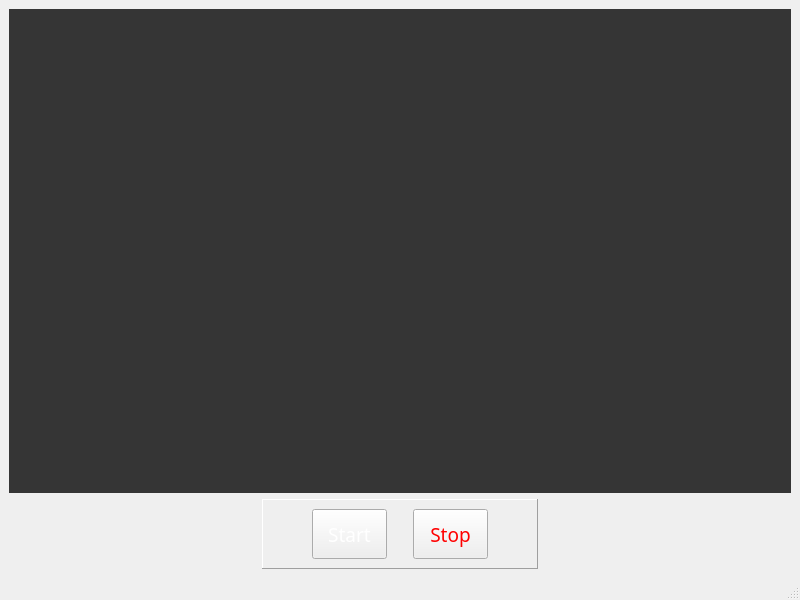
<?xml version="1.0" encoding="UTF-8"?>
<ui version="4.0">
 <class>MainWindow</class>
 <widget class="QMainWindow" name="MainWindow">
  <property name="geometry">
   <rect>
    <x>0</x>
    <y>0</y>
    <width>800</width>
    <height>600</height>
   </rect>
  </property>
  <property name="windowTitle">
   <string>MainWindow</string>
  </property>
  <widget class="QWidget" name="centralwidget">
   <layout class="QVBoxLayout" name="verticalLayout">
    <item>
     <widget class="QWidget" name="mpl_widget" native="true">
      <property name="sizePolicy">
       <sizepolicy hsizetype="Expanding" vsizetype="Expanding">
        <horstretch>0</horstretch>
        <verstretch>0</verstretch>
       </sizepolicy>
      </property>
      <property name="minimumSize">
       <size>
        <width>518</width>
        <height>451</height>
       </size>
      </property>
      <property name="autoFillBackground">
       <bool>false</bool>
      </property>
      <property name="styleSheet">
       <string notr="true">background-color: rgb(53,53,53)</string>
      </property>
     </widget>
    </item>
    <item alignment="Qt::AlignHCenter">
     <widget class="QFrame" name="frame_3">
      <property name="sizePolicy">
       <sizepolicy hsizetype="Fixed" vsizetype="Minimum">
        <horstretch>0</horstretch>
        <verstretch>0</verstretch>
       </sizepolicy>
      </property>
      <property name="minimumSize">
       <size>
        <width>100</width>
        <height>0</height>
       </size>
      </property>
      <property name="maximumSize">
       <size>
        <width>321</width>
        <height>16777215</height>
       </size>
      </property>
      <property name="frameShape">
       <enum>QFrame::Panel</enum>
      </property>
      <property name="frameShadow">
       <enum>QFrame::Raised</enum>
      </property>
      <layout class="QVBoxLayout" name="verticalLayout_7">
       <item>
        <layout class="QHBoxLayout" name="horizontalLayout_2">
         <item>
          <spacer name="horizontalSpacer_4">
           <property name="orientation">
            <enum>Qt::Horizontal</enum>
           </property>
           <property name="sizeHint" stdset="0">
            <size>
             <width>40</width>
             <height>20</height>
            </size>
           </property>
          </spacer>
         </item>
         <item>
          <widget class="QPushButton" name="pushButtonStartAcq">
           <property name="sizePolicy">
            <sizepolicy hsizetype="Fixed" vsizetype="Fixed">
             <horstretch>0</horstretch>
             <verstretch>0</verstretch>
            </sizepolicy>
           </property>
           <property name="minimumSize">
            <size>
             <width>50</width>
             <height>50</height>
            </size>
           </property>
           <property name="maximumSize">
            <size>
             <width>75</width>
             <height>50</height>
            </size>
           </property>
           <property name="baseSize">
            <size>
             <width>50</width>
             <height>50</height>
            </size>
           </property>
           <property name="font">
            <font>
             <family>Arial Black</family>
             <pointsize>14</pointsize>
             <weight>10</weight>
             <italic>false</italic>
             <bold>false</bold>
            </font>
           </property>
           <property name="styleSheet">
            <string notr="true">color: white;
font: 87 14pt &quot;Arial Black&quot;;</string>
           </property>
           <property name="text">
            <string>Start</string>
           </property>
          </widget>
         </item>
         <item>
          <spacer name="horizontalSpacer_2">
           <property name="orientation">
            <enum>Qt::Horizontal</enum>
           </property>
           <property name="sizeType">
            <enum>QSizePolicy::Fixed</enum>
           </property>
           <property name="sizeHint" stdset="0">
            <size>
             <width>20</width>
             <height>20</height>
            </size>
           </property>
          </spacer>
         </item>
         <item>
          <widget class="QPushButton" name="pushButtonStopAcq">
           <property name="sizePolicy">
            <sizepolicy hsizetype="Fixed" vsizetype="Fixed">
             <horstretch>0</horstretch>
             <verstretch>0</verstretch>
            </sizepolicy>
           </property>
           <property name="minimumSize">
            <size>
             <width>50</width>
             <height>50</height>
            </size>
           </property>
           <property name="maximumSize">
            <size>
             <width>75</width>
             <height>50</height>
            </size>
           </property>
           <property name="baseSize">
            <size>
             <width>50</width>
             <height>50</height>
            </size>
           </property>
           <property name="font">
            <font>
             <family>Arial Black</family>
             <pointsize>14</pointsize>
             <weight>10</weight>
             <italic>false</italic>
             <bold>false</bold>
            </font>
           </property>
           <property name="styleSheet">
            <string notr="true">color:red;
font: 87 14pt &quot;Arial Black&quot;;</string>
           </property>
           <property name="text">
            <string>Stop</string>
           </property>
           <property name="checkable">
            <bool>true</bool>
           </property>
           <property name="checked">
            <bool>false</bool>
           </property>
          </widget>
         </item>
         <item>
          <spacer name="horizontalSpacer_3">
           <property name="orientation">
            <enum>Qt::Horizontal</enum>
           </property>
           <property name="sizeHint" stdset="0">
            <size>
             <width>40</width>
             <height>20</height>
            </size>
           </property>
          </spacer>
         </item>
        </layout>
       </item>
      </layout>
     </widget>
    </item>
   </layout>
  </widget>
  <widget class="QMenuBar" name="menubar">
   <property name="geometry">
    <rect>
     <x>0</x>
     <y>0</y>
     <width>800</width>
     <height>22</height>
    </rect>
   </property>
  </widget>
  <widget class="QStatusBar" name="statusbar"/>
 </widget>
 <resources/>
 <connections/>
</ui>
